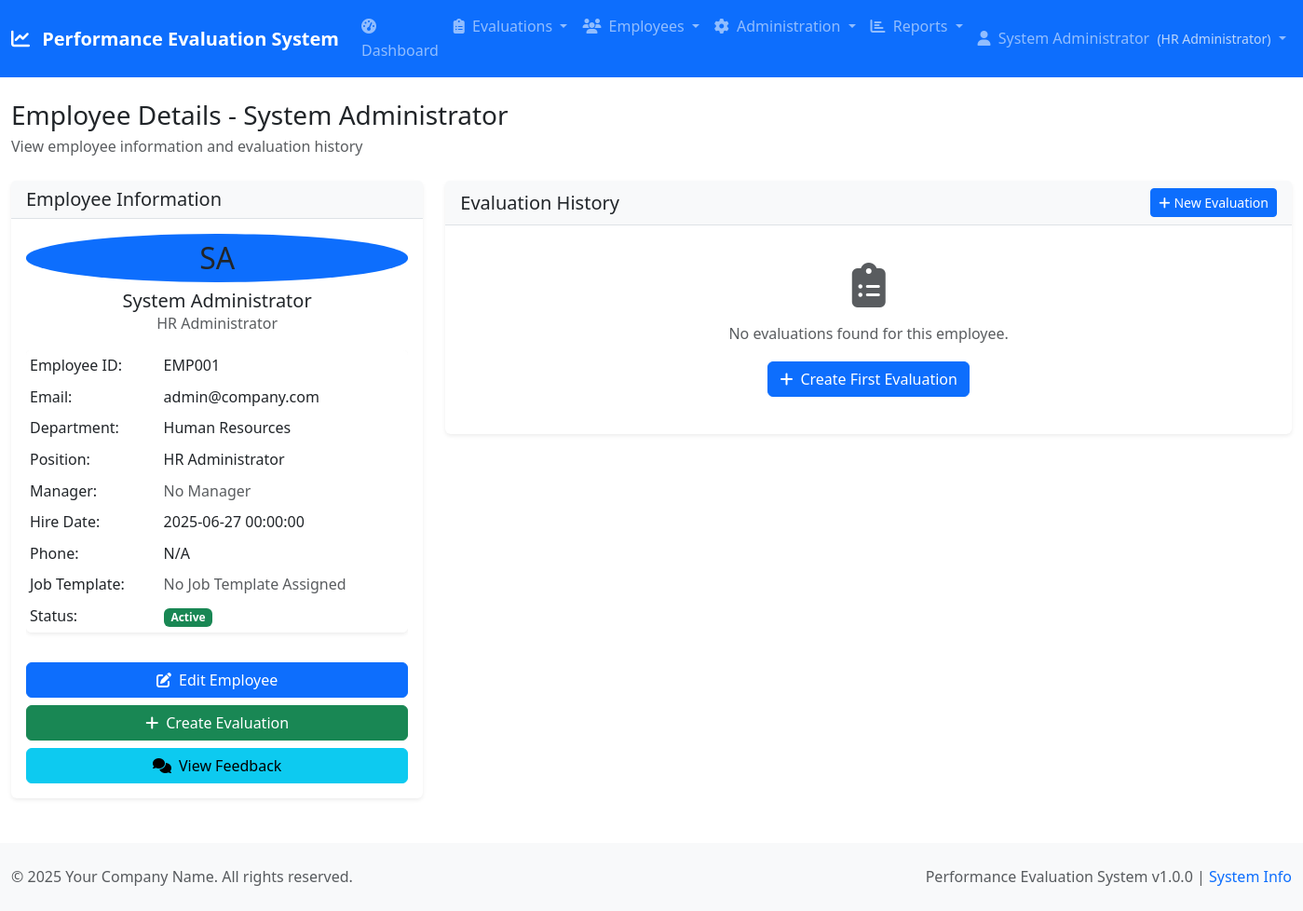
The app's page /employees/view.php?id=1 (signed in) with its own data.
### tables this page shows
CREATE TABLE employees (
    employee_id INT AUTO_INCREMENT PRIMARY KEY,
    user_id INT UNIQUE,
    employee_number VARCHAR(20) UNIQUE,
    first_name VARCHAR(50) NOT NULL,
    last_name VARCHAR(50) NOT NULL,
    position VARCHAR(100),
    department VARCHAR(100),
    manager_id INT,
    job_template_id INT,
    hire_date DATE,
    phone VARCHAR(20),
    address TEXT,
    active BOOLEAN DEFAULT TRUE,
    created_at TIMESTAMP DEFAULT CURRENT_TIMESTAMP,
    updated_at TIMESTAMP DEFAULT CURRENT_TIMESTAMP ON UPDATE CURRENT_TIMESTAMP,
    FOREIGN KEY (user_id) REFERENCES users(user_id) ON DELETE SET NULL,
    FOREIGN KEY (manager_id) REFERENCES employees(employee_id) ON DELETE SET NULL,
    INDEX idx_employee_number (employee_number),
    INDEX idx_manager (manager_id),
    INDEX idx_job_template (job_template_id),
    INDEX idx_department (department),
    INDEX idx_active (active)
);

CREATE TABLE users (
    user_id INT AUTO_INCREMENT PRIMARY KEY,
    username VARCHAR(50) UNIQUE NOT NULL,
    email VARCHAR(100) UNIQUE NOT NULL,
    password_hash VARCHAR(255) NOT NULL,
    role ENUM('hr_admin', 'manager', 'employee') NOT NULL DEFAULT 'employee',
    is_active BOOLEAN DEFAULT TRUE,
    last_login TIMESTAMP NULL,
    created_at TIMESTAMP DEFAULT CURRENT_TIMESTAMP,
    updated_at TIMESTAMP DEFAULT CURRENT_TIMESTAMP ON UPDATE CURRENT_TIMESTAMP,
    INDEX idx_username (username),
    INDEX idx_email (email),
    INDEX idx_role (role)
);

### config/database.php (called while the page is built, shortened)
<?php
$db_options = [
    PDO::ATTR_ERRMODE => PDO::ERRMODE_EXCEPTION,
    PDO::ATTR_DEFAULT_FETCH_MODE => PDO::FETCH_ASSOC,
    PDO::ATTR_EMULATE_PREPARES => false,
    PDO::MYSQL_ATTR_INIT_COMMAND => "SET NAMES " . DB_CHARSET
];
try {
    $dsn = "mysql:host=" . DB_HOST . ";dbname=" . DB_NAME . ";charset=" . DB_CHARSET;
    $pdo = new PDO($dsn, DB_USER, DB_PASS, $db_options);
} catch (PDOException $e) {
    error_log("Database connection failed: " . $e->getMessage());
    die("Database connection failed. Please check your configuration.");
}
function getDbConnection() {
    global $pdo;
    return $pdo;
}
function executeQuery($sql, $params = []) {
    $pdo = getDbConnection();
    $stmt = $pdo->prepare($sql);
    $stmt->execute($params);
    return $stmt;
}
function fetchOne($sql, $params = []) {
    $stmt = executeQuery($sql, $params);
    return $stmt->fetch();
}
?>

### includes/auth.php (called while the page is built, shortened)
<?php
require_once __DIR__ . '/../config/config.php';
require_once __DIR__ . '/../classes/User.php';
function isAuthenticated() {
    $user = new User();
    return $user->isLoggedIn();
}
function isHRAdmin() {
    return isAuthenticated() && $_SESSION['user_role'] === 'hr_admin';
}
function getNavigationMenu() {
    $menu = [];
    $userRole = $_SESSION['user_role'];
    $menu[] = [
        'title' => 'Dashboard',
        'url' => '/dashboard.php',
        'icon' => 'fas fa-tachometer-alt'
    ];
    if ($userRole === 'hr_admin' || $userRole === 'manager') {
        $menu[] = [
            'title' => 'Evaluations',
            'url' => '/evaluation/',
            'icon' => 'fas fa-clipboard-list',
            'submenu' => [
                ['title' => 'All Evaluations', 'url' => '/evaluation/list.php'],
                ['title' => 'Create Evaluation', 'url' => '/evaluation/create.php'],
                ['title' => 'My Evaluations', 'url' => '/evaluation/my-evaluations.php']
            ]
        ];
    } elseif ($userRole === 'employee') {
        $menu[] = [
            'title' => 'My Evaluations',
            'url' => '/evaluation/my-evaluations.php',
            'icon' => 'fas fa-clipboard-list'
        ];
    }
    if ($userRole === 'hr_admin' || $userRole === 'manager') {
        $menu[] = [
            'title' => 'Employees',
            'url' => '/employees/',
            'icon' => 'fas fa-users',
            'submenu' => $userRole === 'hr_admin' ? [
                ['title' => 'All Employees', 'url' => '/employees/list.php'],
                ['title' => 'Add Employee', 'url' => '/employees/create.php'],
                ['title' => 'Organization Chart', 'url' => '/employees/hierarchy.php']
            ] : [
                ['title' => 'My Team', 'url' => '/employees/team.php']
            ]
        ];
    }
    if ($userRole === 'hr_admin') {
        $menu[] = [
            'title' => 'Administration',
            'url' => '/admin/',
            'icon' => 'fas fa-cog',
            'submenu' => [
                ['title' => 'Users', 'url' => '/admin/users.php'],
                ['title' => 'Departments', 'url' => '/admin/departments.php'],
                ['title' => 'Evaluation Periods', 'url' => '/admin/periods.php'],
                ['title' => 'System Settings', 'url' => '/admin/settings.php'],
                ['title' => 'Audit Log', 'url' => '/admin/audit.php']
            ]
        ];
    }
    if ($userRole === 'hr_admin' || $userRole === 'manager') {
        $menu[] = [
            'title' => 'Reports',
            'url' => '/reports/',
            'icon' => 'fas fa-chart-bar',
            'submenu' => [
                ['title' => 'Performance Reports', 'url' => '/reports/performance.php'],
                ['title' => 'Department Reports', 'url' => '/reports/department.php'],
                ['title' => 'Period Reports', 'url' => '/reports/period.php']
            ]
        ];
    }
    return $menu;
}
?>

### classes/User.php (called while the page is built, shortened)
<?php
require_once __DIR__ . '/../config/config.php';
class User {
    public function isLoggedIn() {
        return isset($_SESSION['user_id']) && $this->isSessionValid();
    }
    private function isSessionValid() {
        return true;
    }
}
?>

### classes/Employee.php (called while the page is built, shortened)
<?php
require_once __DIR__ . '/../config/config.php';
class Employee {
    public function getEmployeeById($employeeId, $includeInactive = false) {
        try {
            $whereClause = "WHERE e.employee_id = ?";
            $sql = "SELECT e.*, u.username, u.email, u.role,
                           m.first_name as manager_first_name, m.last_name as manager_last_name
                    FROM employees e
                    LEFT JOIN users u ON e.user_id = u.user_id
                    LEFT JOIN employees m ON e.manager_id = m.employee_id
                    $whereClause";
            $result = fetchOne($sql, [$employeeId]);
            return $result;
        } catch (Exception $e) {
            error_log("Error in getEmployeeById: " . $e->getMessage());
            throw $e;
        }
    }
}
?>

### config/config.php (called while the page is built, shortened)
<?php
require_once __DIR__ . '/database.php';
function formatDate($date, $format = 'Y-m-d H:i:s') {
    return date($format, strtotime($date));
}
?>

### public/employees/view.php (the view, shortened to what this page needs)
<?php
require_once __DIR__ . '/../../includes/auth.php';
require_once __DIR__ . '/../../classes/Employee.php';
$employeeId = $_GET['id'] ?? null;
$employeeClass = new Employee();
$evaluationClass = new Evaluation();
$includeInactive = isHRAdmin();
$employee = $employeeClass->getEmployeeById($employeeId, $includeInactive);
$evaluations = [];
try {
    $evaluationResult = $evaluationClass->getEvaluations(1, 1000, ['employee_id' => $employeeId]);
    $evaluations = $evaluationResult['evaluations'] ?? [];
} catch (Exception $e) {
    error_log('Error fetching employee evaluations: ' . $e->getMessage());
    setFlashMessage('Warning: Could not load evaluation history.', 'warning');
}
$jobTemplate = null;
include __DIR__ . '/../../templates/header.php';
?>
<div class="row">
    <div class="col-md-4">
        <div class="card">
            <div class="card-header">
                <h5 class="card-title mb-0">Employee Information</h5>
            </div>
            <div class="card-body">
                <div class="text-center mb-3">
                    <div class="avatar-lg mx-auto">
                        <div class="avatar-title bg-primary rounded-circle fs-2">
                            <?php echo strtoupper(substr($employee['first_name'], 0, 1) . substr($employee['last_name'], 0, 1)); ?>
                        </div>
                    </div>
                    <h5 class="mt-2 mb-0"><?php echo htmlspecialchars($employee['first_name'] . ' ' . $employee['last_name']); ?></h5>
                    <p class="text-muted"><?php echo htmlspecialchars($employee['position'] ?? 'N/A'); ?></p>
                </div>
                <div class="table-responsive">
                    <table class="table table-borderless table-sm">
                        <tr>
                            <td class="fw-medium">Employee ID:</td>
                            <td><?php echo htmlspecialchars($employee['employee_number']); ?></td>
                        </tr>
                        <tr>
                            <td class="fw-medium">Email:</td>
                            <td><?php echo htmlspecialchars($employee['email'] ?? 'N/A'); ?></td>
                        </tr>
                        <tr>
                            <td class="fw-medium">Department:</td>
                            <td><?php echo htmlspecialchars($employee['department'] ?? 'N/A'); ?></td>
                        </tr>
                        <tr>
                            <td class="fw-medium">Position:</td>
                            <td><?php echo htmlspecialchars($employee['position'] ?? 'N/A'); ?></td>
                        </tr>
                        <tr>
                            <td class="fw-medium">Manager:</td>
                            <td>
                                <?php if ($employee['manager_first_name']): ?>
                                    <?php echo htmlspecialchars($employee['manager_first_name'] . ' ' . $employee['manager_last_name']); ?>
                                <?php else: ?>
                                    <span class="text-muted">No Manager</span>
                                <?php endif; ?>
                            </td>
                        </tr>
                        <tr>
                            <td class="fw-medium">Hire Date:</td>
                            <td><?php echo $employee['hire_date'] ? formatDate($employee['hire_date']) : 'N/A'; ?></td>
                        </tr>
                        <tr>
                            <td class="fw-medium">Phone:</td>
                            <td><?php echo htmlspecialchars($employee['phone'] ?? 'N/A'); ?></td>
                        </tr>
                        <tr>
                            <td class="fw-medium">Job Template:</td>
                            <td>
                                <?php if ($jobTemplate): ?>
                                    <a href="/admin/job_templates.php?edit=<?php echo $jobTemplate['id']; ?>" class="text-decoration-none">
                                        <?php echo htmlspecialchars($jobTemplate['position_title']); ?>
                                    </a>
                                    <?php if ($jobTemplate['department']): ?>
                                        <br><small class="text-muted"><?php echo htmlspecialchars($jobTemplate['department']); ?></small>
                                    <?php endif; ?>
                                <?php else: ?>
                                    <span class="text-muted">No Job Template Assigned</span>
                                <?php endif; ?>
                            </td>
                        </tr>
                        <tr>
                            <td class="fw-medium">Status:</td>
                            <td>
                                <span class="badge bg-<?php echo $employee['active'] ? 'success' : 'secondary'; ?>">
                                    <?php echo $employee['active'] ? 'Active' : 'Inactive'; ?>
                                </span>
                            </td>
                        </tr>
                    </table>
                </div>
                <?php if (isHRAdmin()): ?>
                <div class="d-grid gap-2 mt-3">
                    <a href="/employees/edit.php?id=<?php echo $employee['employee_id']; ?>" class="btn btn-primary">
                        <i class="fas fa-edit me-2"></i>Edit Employee
                    </a>
                    <a href="/evaluation/create.php?employee_id=<?php echo $employee['employee_id']; ?>" class="btn btn-success">
                        <i class="fas fa-plus me-2"></i>Create Evaluation
                    </a>
                    <a href="/employees/view-feedback.php?employee_id=<?php echo $employee['employee_id']; ?>" class="btn btn-info">
                        <i class="fas fa-comments me-2"></i>View Feedback
                    </a>
                </div>
                <?php endif; ?>
            </div>
        </div>
    </div>
    <div class="col-md-8">
        <div class="card">
            <div class="card-header d-flex justify-content-between align-items-center">
                <h5 class="card-title mb-0">Evaluation History</h5>
                <?php if ($userRole !== 'employee'): ?>
                <a href="/evaluation/create.php?employee_id=<?php echo $employee['employee_id']; ?>" class="btn btn-sm btn-primary">
                    <i class="fas fa-plus me-1"></i>New Evaluation
                </a>
                <?php endif; ?>
            </div>
            <div class="card-body">
                <?php if (empty($evaluations)): ?>
                <div class="text-center py-4">
                    <i class="fas fa-clipboard-list fa-3x text-muted mb-3"></i>
                    <p class="text-muted">No evaluations found for this employee.</p>
                    <?php if ($userRole !== 'employee'): ?>
                    <a href="/evaluation/create.php?employee_id=<?php echo $employee['employee_id']; ?>" class="btn btn-primary">
                        <i class="fas fa-plus me-2"></i>Create First Evaluation
                    </a>
                    <?php endif; ?>
                </div>
                <?php endif; ?>
            </div>
        </div>
    </div>
</div>
<?php include __DIR__ . '/../../templates/footer.php'; ?>

### public/assets/css/style.css (style rules this page uses)
:root { --primary-color: #0d6efd; --secondary-color: #6c757d; --success-color: #198754; --danger-color: #dc3545; --warning-color: #ffc107; --info-color: #0dcaf0; --light-color: #f8f9fa; --dark-color: #212529; --border-radius: 0.375rem; --box-shadow: 0 0.125rem 0.25rem rgba(0, 0, 0, 0.075); --transition: all 0.15s ease-in-out; }
body { font-family: 'Segoe UI', Tahoma, Geneva, Verdana, sans-serif; line-height: 1.6; color: var(--dark-color); }
.card { border: none; box-shadow: var(--box-shadow); transition: var(--transition); }
.card-header { background-color: var(--light-color); border-bottom: 1px solid #dee2e6; font-weight: 600; }
.btn { font-weight: 500; transition: var(--transition); }
.table { background: white; border-radius: var(--border-radius); overflow: hidden; box-shadow: var(--box-shadow); }

### records on screen
employees: first_name+last_name "SA", first_name+last_name "System Administrator", position "HR Administrator", employee_number "EMP001", user.email "admin@company.com", department "Human Resources", hire_date "2025-06-27 00:00:00", phone "N/A"

### other values on screen
getAppSetting('system_name', APP_NAME) "Performance Evaluation System"
$item['title'] "Dashboard"
$item['title'] "Evaluations"
$item['title'] "Employees"
$item['title'] "Administration"
$item['title'] "Reports"
getUserDisplayName() "System Administrator"
getUserRoleDisplayName() "HR Administrator"
$pageTitle "Employee Details - System Administrator"
$pageDescription "View employee information and evaluation history"
getAppSetting('company_name', 'Your Company') "Your Company Name"
APP_VERSION "1.0.0"
